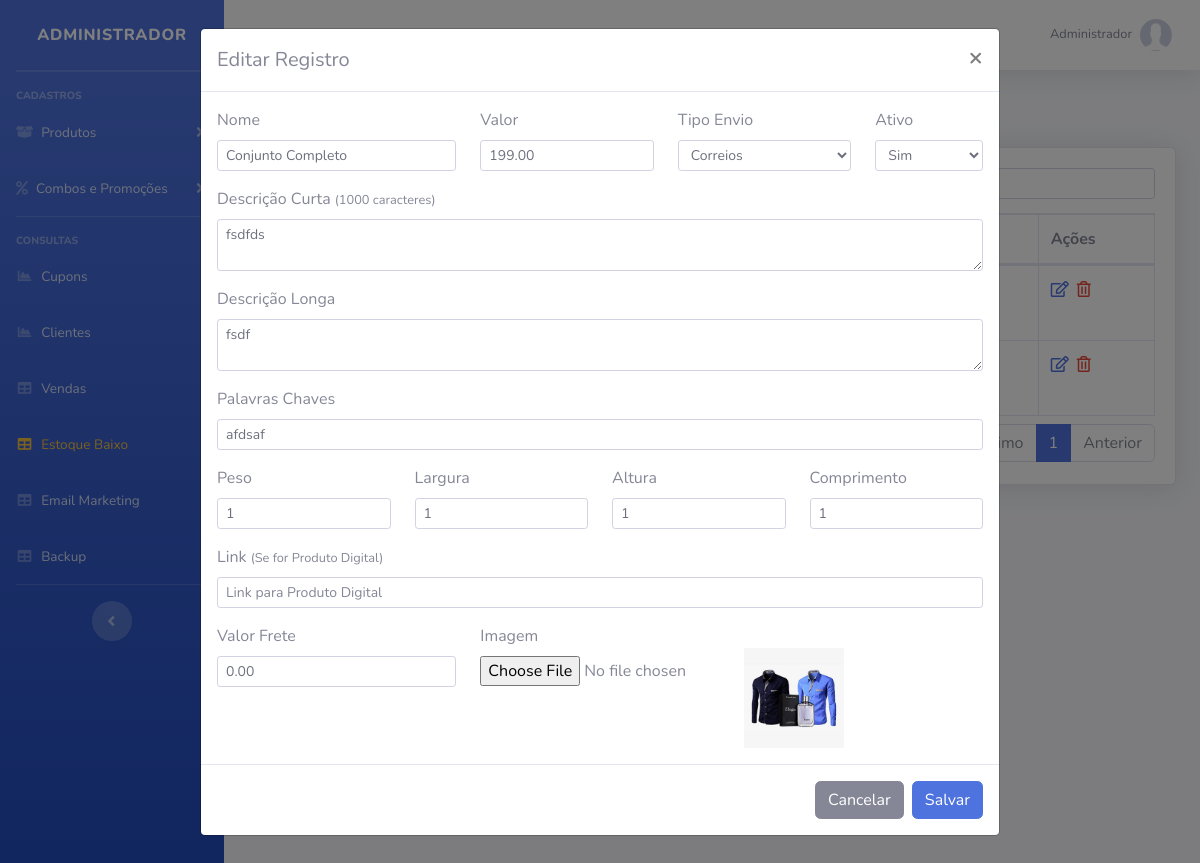
/sistema/painel-admin/index.php?pag=combos&funcao=editar&id=3 (signed in), run on the app's committed database.
### tables this page shows
CREATE TABLE `usuarios` (
  `id` int(11) NOT NULL AUTO_INCREMENT,
  `nome` varchar(50) NOT NULL,
  `cpf` varchar(20) NOT NULL,
  `email` varchar(50) NOT NULL,
  `senha` varchar(35) NOT NULL,
  `senha_crip` varchar(150) NOT NULL,
  `nivel` varchar(20) NOT NULL,
  PRIMARY KEY (`id`)
);

CREATE TABLE `combos` (
  `id` int(11) NOT NULL AUTO_INCREMENT,
  `nome` varchar(100) NOT NULL,
  `nome_url` varchar(50) NOT NULL,
  `descricao` varchar(1000) NOT NULL,
  `descricao_longa` text NOT NULL,
  `valor` decimal(8,2) NOT NULL,
  `imagem` varchar(100) NOT NULL,
  `tipo_envio` int(1) NOT NULL,
  `palavras` varchar(250) NOT NULL,
  `ativo` varchar(5) NOT NULL,
  `peso` double(8,2) NOT NULL,
  `largura` double(8,2) NOT NULL,
  `altura` double(8,2) NOT NULL,
  `comprimento` double(8,2) NOT NULL,
  `valor_frete` decimal(10,2) DEFAULT NULL,
  PRIMARY KEY (`id`)
);

CREATE TABLE `tipo_envios` (
  `id` int(11) NOT NULL AUTO_INCREMENT,
  `nome` varchar(50) NOT NULL,
  PRIMARY KEY (`id`)
);

### config.php (called while the page is built, shortened)
<?php
$nivel_estoque = 5;
 ?>

### sistema/painel-admin/combos.php (the view, shortened to what this page needs)
<?php
$pag = "combos";
require_once("../../conexao.php");
?>
<div class="row mt-4 mb-4">
  <a type="button" class="btn-primary btn-sm ml-3 d-none d-md-block" href="index.php?pag=<?php echo $pag ?>&funcao=novo">Novo Combo</a>
</div>
<div class="card shadow mb-4">
  <div class="card-body">
    <div class="table-responsive">
      <table class="table table-bordered" id="dataTable" width="100%" cellspacing="0">
        <thead>
          <tr>
            <th>Nome</th>
            <th>Valor</th>
            <th>Produtos</th>
            <th>Imagem</th>
            <th>Ações</th>
          </tr>
        </thead>
        <tbody>
         <?php
         $query = $pdo->query("SELECT * FROM combos order by id desc ");
         $res = $query->fetchAll(PDO::FETCH_ASSOC);
         for ($i=0; $i < count($res); $i++) {
          $valor = $res[$i]['valor'];
          $imagem = $res[$i]['imagem'];
          $id = $res[$i]['id'];
          $valor = number_format($valor, 2, ',', '.');
          $query2 = $pdo->query("SELECT * FROM prod_combos where id_combo = '$id' ");
          $res2 = $query2->fetchAll(PDO::FETCH_ASSOC);
          $total_produtos = @count($res2);
          ?>
          <tr>
            <td>
              <a href="index.php?pag=<?php echo $pag ?>&funcao=produtos&id=<?php echo $id ?>" class="text-info">
              </a>
            </td>
            <td>R$ <?php echo $valor ?></td>
            <td><?php echo $total_produtos ?></td>
            <td><img src="../../img/combos/<?php echo $imagem ?>" width="50"></td>
            <td>
             <a href="index.php?pag=<?php echo $pag ?>&funcao=editar&id=<?php echo $id ?>" class='text-primary mr-1' title='Editar Dados'><i class='far fa-edit'></i></a>
             <a href="index.php?pag=<?php echo $pag ?>&funcao=excluir&id=<?php echo $id ?>" class='text-danger mr-1' title='Excluir Registro'><i class='far fa-trash-alt'></i></a>
           </td>
         </tr>
       <?php } ?>
     </tbody>
   </table>
 </div>
</div>
</div>
<div class="modal fade" id="modalDados" tabindex="-1" role="dialog" aria-labelledby="exampleModalLabel" aria-hidden="true">
  <div class="modal-dialog modal-lg" role="document">
    <div class="modal-content">
      <div class="modal-header">
        <?php
        if (@$_GET['funcao'] == 'editar') {
          $titulo = "Editar Registro";
          $id2 = $_GET['id'];
          $query = $pdo->query("SELECT * FROM combos where id = '" . $id2 . "' ");
          $res = $query->fetchAll(PDO::FETCH_ASSOC);
          $nome2 = $res[0]['nome'];
          $imagem2 = $res[0]['imagem'];
          $valor2 = $res[0]['valor'];
          $descricao2 = $res[0]['descricao'];
          $desc_longa2 = $res[0]['descricao_longa'];
          $tipo_envio2 = $res[0]['tipo_envio'];
          $palavras2 = $res[0]['palavras'];
          $ativo2 = $res[0]['ativo'];
          $peso2 = $res[0]['peso'];
          $largura2 = $res[0]['largura'];
          $altura2 = $res[0]['altura'];
          $comprimento2 = $res[0]['comprimento'];
          $valor_frete2 = $res[0]['valor_frete'];
          $link2 = $res[0]['link'];
        } else {
          $titulo = "Inserir Registro";
        }
        ?>
        <h5 class="modal-title" id="exampleModalLabel"><?php echo $titulo ?></h5>
        <button type="button" class="close" data-dismiss="modal" aria-label="Close">
          <span aria-hidden="true">&times;</span>
        </button>
      </div>
      <form id="form" method="POST">
        <div class="modal-body">
          <div class="row">
            <div class="col-md-4">
             <div class="form-group">
              <label >Nome</label>
              <input value="<?php echo @$nome2 ?>" type="text" class="form-control form-control-sm" id="nome-cat" name="nome-cat" placeholder="Nome">
            </div>
          </div>
          <div class="col-md-3">
           <div class="form-group">
            <label >Valor</label>
            <input value="<?php echo @$valor2 ?>" type="text" class="form-control form-control-sm" id="valor" name="valor" placeholder="Valor">
          </div>
        </div>
        <div class="col-md-3">
         <div class="form-group">
          <label >Tipo Envio</label>
          <select class="form-control form-control-sm" name="tipo_envio" id="tipo_envio">
            <?php
            if (@$_GET['funcao'] == 'editar') {
              $query = $pdo->query("SELECT * from tipo_envios where id = '$tipo_envio2' ");
              $res = $query->fetchAll(PDO::FETCH_ASSOC);
              $nomeTipo = $res[0]['nome'];
              echo "<option value='".$tipo_envio2."' >" . $nomeTipo . "</option>";
            }
           ?>
         </select>
       </div>
     </div>
     <div class="col-md-2">
       <div class="form-group">
        <label >Ativo</label>
        <select class="form-control form-control-sm" name="ativo" id="ativo">
          <?php
          if (@$_GET['funcao'] == 'editar') {
            echo "<option value='".$ativo2."' >" . $ativo2 . "</option>";
          }
         ?>
       </select>
     </div>
   </div>
 </div>
 <div class="form-group">
  <label >Descrição Curta <small>(1000 caracteres)</small></label>
  <textarea maxlength="1000" class="form-control form-control-sm" id="descricao" name="descricao" ><?php echo @$descricao2 ?></textarea>
</div>
<div class="form-group">
  <label >Descrição Longa </label>
  <textarea  class="form-control form-control-sm" id="descricao_longa" name="descricao_longa" ><?php echo @$desc_longa2 ?></textarea>
</div>
<div class="form-group">
  <label >Palavras Chaves</label>
  <input value="<?php echo @$palavras2 ?>" type="text" class="form-control form-control-sm" id="palavras" name="palavras" placeholder="Palavras Chave">
</div>
<div class="row">
  <div class="col-md-3">
   <div class="form-group">
    <label >Peso</label>
    <input value="<?php echo @$peso2 ?>" type="text" class="form-control form-control-sm" id="peso" name="peso" placeholder="Peso">
  </div>
</div>
<div class="col-md-3">
 <div class="form-group">
  <label >Largura</label>
  <input value="<?php echo @$largura2 ?>" type="text" class="form-control form-control-sm" id="largura" name="largura" placeholder="Largura">
</div>
</div>
<div class="col-md-3">
 <div class="form-group">
  <label >Altura</label>
  <input value="<?php echo @$altura2 ?>" type="text" class="form-control form-control-sm" id="altura" name="altura" placeholder="Altura">
</div>
</div>
<div class="col-md-3">
 <div class="form-group">
  <label >Comprimento</label>
  <input value="<?php echo @$comprimento2 ?>" type="text" class="form-control form-control-sm" id="comprimento" name="comprimento" placeholder="Comprimento">
</div>
</div>
</div>
<div class="form-group">
    <label >Link <small>(Se for Produto Digital)</small></label>
    <input value="<?php echo @$link2 ?>" type="text" class="form-control form-control-sm" id="link" name="link" placeholder="Link para Produto Digital">
</div>
<div class="row">
 <div class="col-md-4">
  <div class="form-group">
    <label >Valor Frete</label>
    <input value="<?php echo @$valor_frete2 ?>" type="text" class="form-control form-control-sm" id="valor-frete" name="valor-frete" placeholder="Valor Fixo Frete">
  </div>
</div>
<div class="col-md-4">
 <div class="form-group">
  <label >Imagem</label>
  <input type="file" value="<?php echo @$imagem2 ?>"  class="form-control-file" id="imagem" name="imagem" onChange="carregarImg();">
</div>
</div>
<div class="col-md-4 mt-4">
  <?php if(@$imagem2 != ""){ ?>
    <img src="../../img/combos/<?php echo $imagem2 ?>" width="100" height="100" id="target">
  <?php  }else{ ?>
    <img src="../../img/combos/sem-foto.jpg" width="100" height="100" id="target">
  <?php } ?>
</div>
</div>
</div>
<div class="modal-footer">
  <button type="button" id="btn-fechar" class="btn btn-secondary" data-dismiss="modal">Cancelar</button>
  <button type="submit" name="btn-salvar" id="btn-salvar" class="btn btn-primary">Salvar</button>
</div>
</form>
</div>
</div>
</div>

### sistema/painel-admin/index.php (shortened to what this page needs)
<?php
require_once("../../conexao.php");
$query = $pdo->query("SELECT * FROM produtos where estoque <= '$nivel_estoque' order by estoque asc ");
$res = $query->fetchAll(PDO::FETCH_ASSOC);
if(@count($res) > 0){
    $classe_estoque = 'text-warning';
}else{
    $classe_estoque = '';
}
$pag = @$_GET["pag"];
$menu1 = "produtos";
$menu2 = "categorias";
$menu3 = "sub-categorias";
$menu4 = "combos";
$menu5 = "promocoes";
$menu6 = "clientes";
$menu7 = "vendas";
$menu8 = "backup";
$menu9 = "tipo-envios";
$menu10 = "carac";
$menu11 = "alertas";
$menu12 = "cupons";
$menu13 = "estoque";
$res = $pdo->query("SELECT * FROM usuarios where id = '$_SESSION[id_usuario]'");
$dados = $res->fetchAll(PDO::FETCH_ASSOC);
$nome_usu = @$dados[0]['nome'];
?>
<!DOCTYPE html>
<html lang="en">
<head>
    <link href="../vendor/fontawesome-free/css/all.min.css" rel="stylesheet" type="text/css">
    <link href="../css/sb-admin-2.min.css" rel="stylesheet">
    <link href="../css/style.css" rel="stylesheet">
    <link href="../vendor/datatables/dataTables.bootstrap4.min.css" rel="stylesheet">
</head>
<body id="page-top">
    <div id="wrapper">
        <ul class="navbar-nav bg-gradient-primary sidebar sidebar-dark accordion" id="accordionSidebar">
            <a class="sidebar-brand d-flex align-items-center justify-content-center" href="index.php">
                <div class="sidebar-brand-text mx-3">Administrador</div>
            </a>
            <hr class="sidebar-divider my-0">
            <hr class="sidebar-divider">
            <div class="sidebar-heading">
                Cadastros
            </div>
            <li class="nav-item">
                <a class="nav-link collapsed" href="#" data-toggle="collapse" data-target="#collapseTwo" aria-expanded="true" aria-controls="collapseTwo">
                    <i class="fas fa-box-open"></i>
                    <span>Produtos</span>
                </a>
            </li>
            <li class="nav-item">
                <a class="nav-link collapsed" href="#" data-toggle="collapse" data-target="#collapseUtilities" aria-expanded="true" aria-controls="collapseUtilities">
                    <i class="fas fa-percent"></i>
                    <span>Combos e Promoções</span>
                </a>
            </li>
            <hr class="sidebar-divider">
            <div class="sidebar-heading">
                Consultas
            </div>
             <li class="nav-item">
                <a class="nav-link" href="index.php?pag=<?php echo $menu12 ?>">
                    <i class="fas fa-fw fa-chart-area"></i>
                    <span>Cupons</span></a>
                </li>
            <li class="nav-item">
                <a class="nav-link" href="index.php?pag=<?php echo $menu6 ?>">
                    <i class="fas fa-fw fa-chart-area"></i>
                    <span>Clientes</span></a>
                </li>
                <li class="nav-item">
                    <a class="nav-link" href="index.php?pag=<?php echo $menu7 ?>">
                        <i class="fas fa-fw fa-table"></i>
                        <span>Vendas</span></a>
                    </li>
                     <li class="nav-item">
                    <a class="nav-link" href="index.php?pag=<?php echo $menu13 ?>">
                        <i class="fas fa-fw fa-table <?php echo $classe_estoque ?>"></i>
                        <span class="<?php echo $classe_estoque ?>">Estoque Baixo</span></a>
                    </li>
                     <li class="nav-item">
                        <a class="nav-link" href="" data-toggle="modal" data-target="#ModalEmail">
                            <i class="fas fa-fw fa-table"></i>
                            <span>Email Marketing</span></a>
                        </li>
                    <li class="nav-item">
                        <a class="nav-link" href="backup.php">
                            <i class="fas fa-fw fa-table"></i>
                            <span>Backup</span></a>
                        </li>
                        <hr class="sidebar-divider d-none d-md-block">
                        <div class="text-center d-none d-md-inline">
                            <button class="rounded-circle border-0" id="sidebarToggle"></button>
                        </div>
                    </ul>
                    <div id="content-wrapper" class="d-flex flex-column">
                        <div id="content">
                            <nav class="navbar navbar-expand navbar-light bg-white topbar mb-4 static-top shadow">
                                <ul class="navbar-nav ml-auto">
                                    <li class="nav-item dropdown no-arrow">
                                        <a class="nav-link dropdown-toggle" href="#" id="userDropdown" role="button" data-toggle="dropdown" aria-haspopup="true" aria-expanded="false">
                                            <span class="mr-2 d-none d-lg-inline text-gray-600 small"><?php echo @$nome_usu ?></span>
                                            <img class="img-profile rounded-circle" src="../../img/sem-foto.jpg">
                                        </a>
                                    </li>
                                </ul>
                            </nav>
                            <div class="container-fluid">
                                <?php if ($pag == null) {
                                    include_once("home.php");
                                } else if ($pag==$menu1) {
                                    include_once($menu1.".php");
                                } else if ($pag==$menu2) {
                                    include_once($menu2.".php");
                                } else if ($pag==$menu3) {
                                    include_once($menu3.".php");
                                } else if ($pag==$menu4) {
                                    include_once($menu4.".php");
                                } else if ($pag==$menu5) {
                                    include_once($menu5.".php");
                                } else if ($pag==$menu6) {
                                    include_once($menu6.".php");
                                } else if ($pag==$menu7) {
                                    include_once($menu7.".php");
                                } else if ($pag==$menu8) {
                                    include_once($menu8.".php");
                                } else if ($pag==$menu9) {
                                    include_once($menu9.".php");
                                } else if ($pag==$menu10) {
                                    include_once($menu10.".php");
                                 } else if ($pag==$menu11) {
                                    include_once($menu11.".php");
                                } else if ($pag==$menu12) {
                                    include_once($menu12.".php");
                                } else if ($pag==$menu13) {
                                    include_once($menu13.".php");
                                } else {
                                    include_once("home.php");
                                }
                                ?>
                            </div>
                        </div>
                    </div>
                </div>
            </body>
            </html>

### sistema/painel-admin/combos.php (style rules this page uses)
hr { margin:3px; }

### data on the page
usuarios: nome "Administrador"
combos: nome-cat "Conjunto Completo", valor "199.00", ativo "Sim", descricao "fsdfds", descricao_longa "fsdf", palavras "afdsaf", peso "1", largura "1", altura "1", comprimento "1", valor-frete "0.00", imagem (picture)
tipo_envios: tipo_envio "Correios"

### other printed values
$titulo "Editar Registro"
